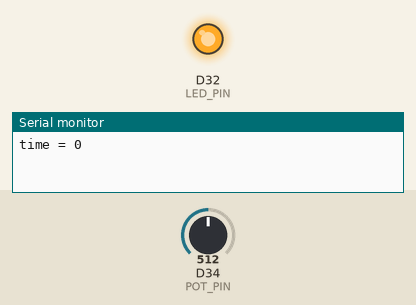
This sketch was run on a simulated Arduino Due. Shown: output pins drawn as LEDs (lit = HIGH), the last lines printed to the serial monitor. The test bench sets the inputs (shaded band); at power-on: D34 (POT_PIN) = 512 (analog values on the 0–1023 scale). Random numbers use the default seed unless the sketch sets one.

Above: at 0.09 s.
At 46.25 s:
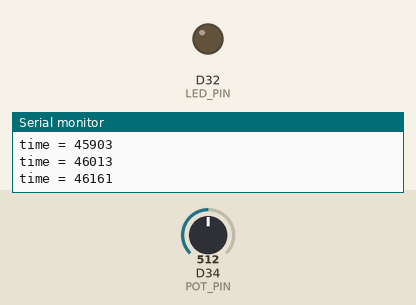
Timing chart, 0 to 53.4 s (numbered marks = the images above):
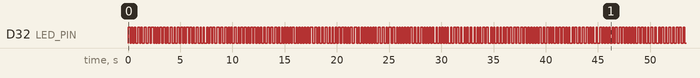

Measured:
- by itself, D32 (LED_PIN): moves between LOW and HIGH, repeating every 41.1 s
- by itself, everything shown: repeats every 41.4 s, in 266 steps

The sketch:

Timer_delay.ino
```cpp
#define LED_PIN 32
#define POT_PIN 34

void setup() {
  Serial.begin(115200);
  pinMode(LED_PIN, OUTPUT);
  analogReadResolution(12);
}

void loop() {
  Serial.printf("time = %d \n\r",millis());
  digitalWrite(LED_PIN, !digitalRead(LED_PIN));
  int max_i = random(1,1000);
  for(int i=0;i<max_i;i++){
    int analogValue = analogRead(POT_PIN);
  }
  delay(100);
}
```
